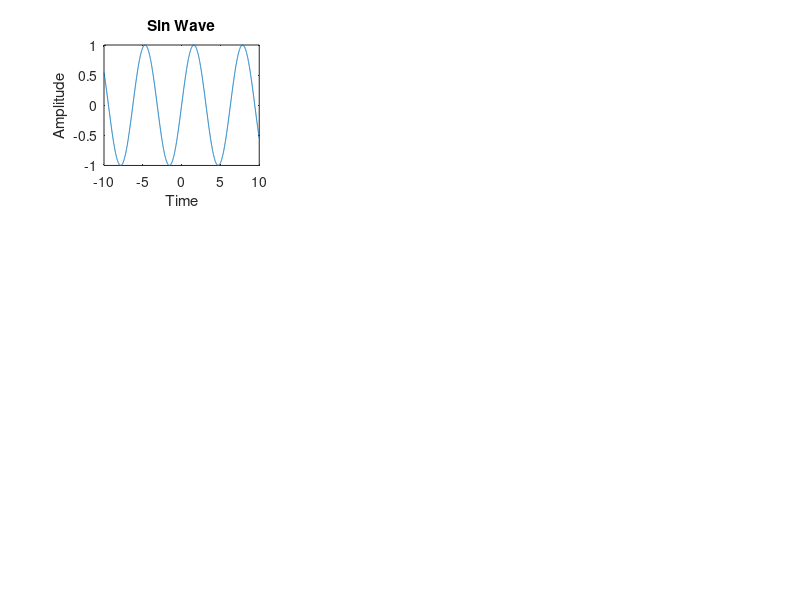

Here is the MATLAB script that generated this plot:
clc;
clear all;

n=-10:.01:10;
x=sin(n);
subplot(3,3,1);
plot(n,x);
xlabel('Time');
ylabel('Amplitude');
title('Sin Wave');

 count=0;
for m = 0:999
    sum=0;
     for n= -10:10
        sum=sum+sin(n)+sin(n-m);
     end
     fprintf('%d\n',sum);
     gama=sum;
     count=count+1;
      if (gama==0)
            fprintf('The Conditions safies ');
            break;
       end
end
